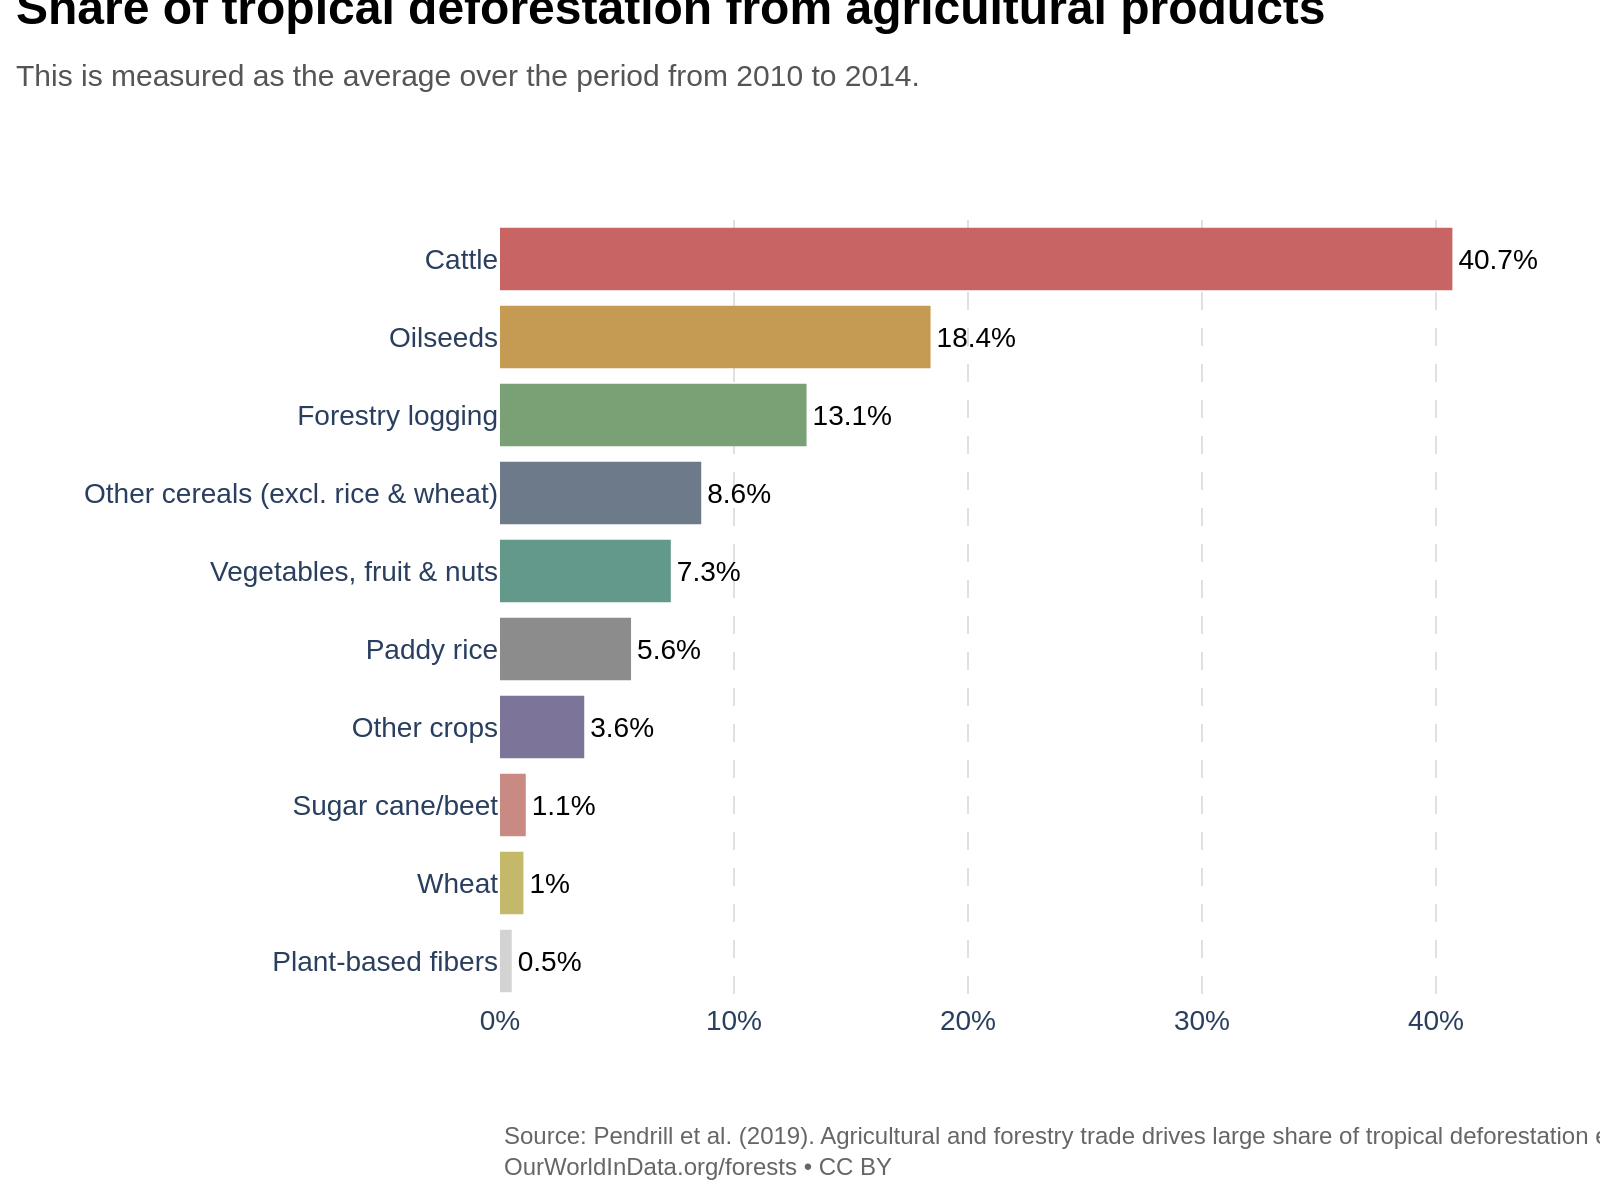

Generate this figure with Python:
import sys
import json
import pathlib
import plotly.graph_objects as go

# --- 1. Load data from JSON file ---
if len(sys.argv) != 2:
    print("Usage: python create_chart.py <json_file_path>")
    sys.exit(1)

json_path = sys.argv[1]
try:
    with open(json_path, 'r', encoding='utf-8') as f:
        chart_info = json.load(f)
except (FileNotFoundError, json.JSONDecodeError) as e:
    print(f"Error reading or parsing JSON file: {e}")
    sys.exit(1)

data = chart_info['chart_data']
texts = chart_info['texts']
colors = chart_info['colors']

# --- 2. Prepare data for Plotly ---
# The data is already in the desired top-to-bottom visual order in the JSON.
# Plotly's y-axis for horizontal bars starts from the bottom, so we use autorange='reversed'.
y_categories = [d['category'] for d in data]
x_values = [d['value'] for d in data]

# Format text labels for bars
bar_texts = []
for item in data:
    val = item['value']
    if val == int(val):
        bar_texts.append(f"{int(val)}%")
    else:
        bar_texts.append(f"{val}%")

# --- 3. Create the figure ---
fig = go.Figure()

# Add the horizontal bar trace
fig.add_trace(go.Bar(
    y=y_categories,
    x=x_values,
    orientation='h',
    marker=dict(color=colors, line=dict(width=0)),
    text=bar_texts,
    textposition='outside',
    textfont=dict(family="Arial", size=14, color='black'),
    cliponaxis=False # Allows text to be drawn outside the plot area
))

# --- 4. Configure layout ---
fig.update_layout(
    # --- Chart Titles and Source ---
    title=dict(
        text=f"<b>{texts['title']}</b><br><span style='font-size: 15px; color: #555;'>{texts['subtitle']}</span>",
        x=0.01,
        y=0.98,
        xanchor='left',
        yanchor='top',
        font=dict(family="Arial", size=24, color='black')
    ),
    annotations=[
        dict(
            text=texts['source'],
            showarrow=False,
            xref='paper',
            yref='paper',
            x=0,
            y=-0.15,
            xanchor='left',
            yanchor='top',
            align='left',
            font=dict(family="Arial", size=12, color='#666')
        )
    ],

    # --- Axes ---
    xaxis=dict(
        showgrid=True,
        gridcolor='#e0e0e0',
        griddash='dash',
        zeroline=False,
        showline=False,
        showticklabels=True,
        ticksuffix='%',
        range=[0, max(x_values) * 1.05], # Extend range slightly for text
        tickfont=dict(family="Arial", size=14)
    ),
    yaxis=dict(
        autorange='reversed', # To display categories from top to bottom
        showgrid=False,
        showline=False,
        zeroline=False,
        tickfont=dict(family="Arial", size=14)
    ),

    # --- General Styling ---
    font=dict(family="Arial"),
    paper_bgcolor='white',
    plot_bgcolor='white',
    showlegend=False,
    margin=dict(l=250, r=50, t=110, b=100) # Adjust margins for labels
)

# --- 5. Output the image ---
base_filename = pathlib.Path(json_path).stem
output_filename = f"{base_filename}.png"
fig.write_image(output_filename, scale=2, width=800, height=600)

print(f"Chart saved to {output_filename}")
